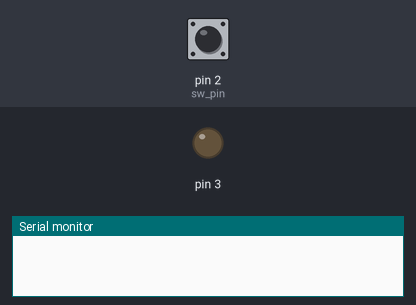
Bench run of a sketch on a simulated Arduino Uno, built with avr-gcc and run on an emulated ATmega328P. Parts: output pins drawn as LEDs (lit = HIGH), the last lines printed to the serial monitor. Inputs (shaded band) come from the test bench; at power-on: pin 2 (sw_pin) HIGH.

Above: at 1.2 s.
1.3 s: pin 2 (sw_pin) pulled LOW for 0.15 s
At 2.5 s:
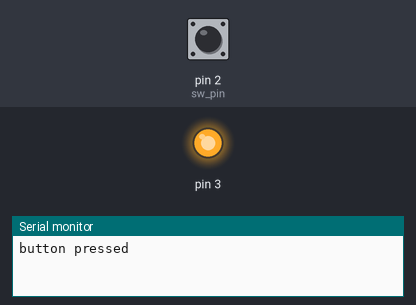
2.9 s: pin 2 (sw_pin) pulled LOW for 1 s
At 3.7 s:
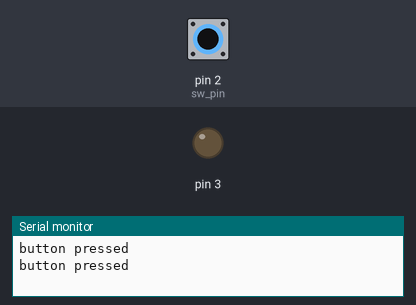
5.4 s: pin 2 (sw_pin) pulled LOW for 3.2 s
At 6.8 s:
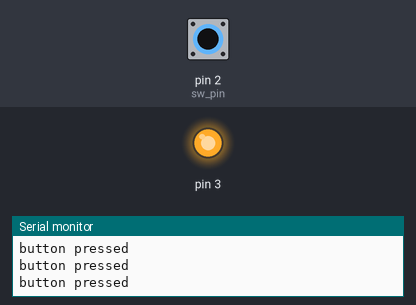
Timing chart, 0 to 8.4 s (numbered marks = the images above; inputs shaded):
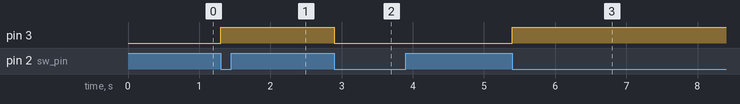

Measured:
- after the input at 1.3 s, pin 3: LOW → HIGH at once
- after the input at 2.9 s, pin 3: HIGH → LOW at once
- after the input at 5.4 s, pin 3: LOW → HIGH at once

The sketch:

btn03.ino
```cpp
//Switch 눌려질 때마다 LED on/off (Edge Triger)

#include <Led.h>

#define OFF 1   // OFF 표기는 1을 의미한다고 정의
#define ON 0    // const int ON = 0; 과 같은 의미

Led led(3);              //Led 연결핀 3번. 클래스 변수 선언

const int sw_pin = 2;    //스위치 연결핀 2번.

void setup() {
  Serial.begin(9600); //통신속도
  pinMode(sw_pin, INPUT_PULLUP);
}

void loop() {
  boolean o_sw, n_sw;
  o_sw = digitalRead(sw_pin);   // 첫 번째 상태
  delay(2);
  n_sw = digitalRead(sw_pin);   // 두 번째 상태

  if(o_sw == OFF && n_sw == ON){  // 하강 edge인가? 물어보는 조건식
    Serial.println("button pressed");
    led.toggle();
  }
// 스위치를 누르면 led에 점등/소등
}
```
